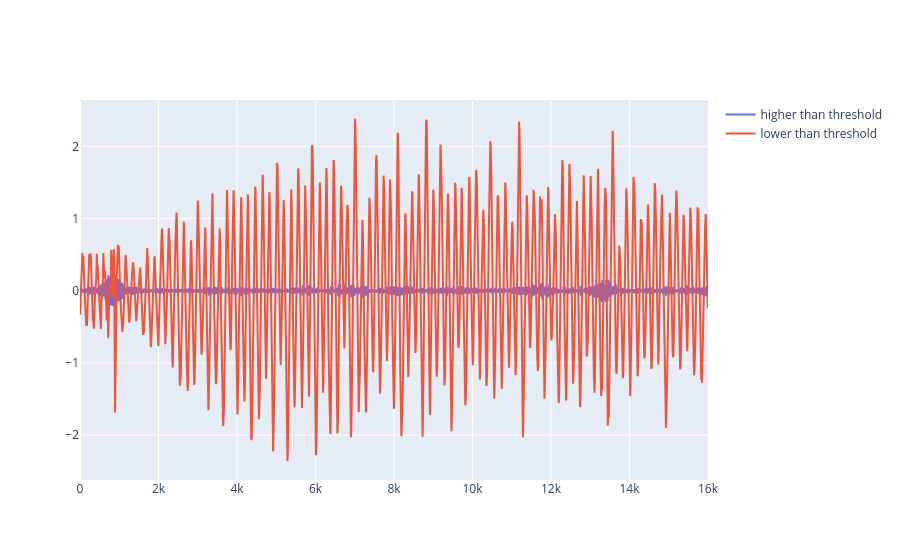

Notebook code cell kept with this figure:
### Markdown cell above
### Rconstructing data from nodes by thresholding nodes with kurtosis threshold of 3.2
Here, as we explained in the paper, the broadband component is identified and reconstructed by multi-resolution kurtosis thresholding.

### Code cell
def trim(data, ratio):
    lim = int((1 - ratio) / 2 * len(data))
    if lim == 0:
        return data
    return data[lim:-lim]

inv_keep_ratio = .7

# Add number to plot_centres to plot reconstructions of all nodes belonging to the cluster
# plot_centres = [i for i in range(5)]
plot_centres = np.arange(len(centers_sorted)) 
plot_centres = plot_centres[centers_sorted['kurtosis']>threshold]
reconstructions = [np.zeros(len(data_preprocessed)) for _ in range(2)]

for ii, (node, assignment) in enumerate(
    zip(tr_obj.get_leaf_nodes(freq_threshold=freq_threshold), labels_sorted)
):
    if int(assignment) in plot_centres:
        # List reconstructions
        rec_signal = inv.inv_node(node)

        j = 0 if sf.kurtosis(trim(rec_signal, inv_keep_ratio)) > threshold else 1  # shorten name for readability
        reconstructions[j] = reconstructions[j] + rec_signal
    else:
        rec_signal = inv.inv_node(node)
        reconstructions[1] += rec_signal


fig = go.Figure()
fig.add_trace(
    go.Scatter(
        y=reconstructions[0],
        mode="lines",
        name="higher than threshold",
    )
)
fig.add_trace(
    go.Scatter(
        y=reconstructions[1],
        mode="lines",
        name="lower than threshold",
    )
)
fig.show()

### Figure 1 — Plotly figure (JSON) as saved in the notebook; plotly's stock layout.template omitted (floating-point values rounded to 4 significant figures; data arrays with more than 128 entries replaced by an {"elided": "..."} marker saying what was removed)
{"data": [{"mode": "lines", "name": "higher than threshold", "type": "scatter", "y": {"elided": "16001 float values"}}, {"mode": "lines", "name": "lower than threshold", "type": "scatter", "y": {"elided": "16001 float values"}}], "layout": {}}
